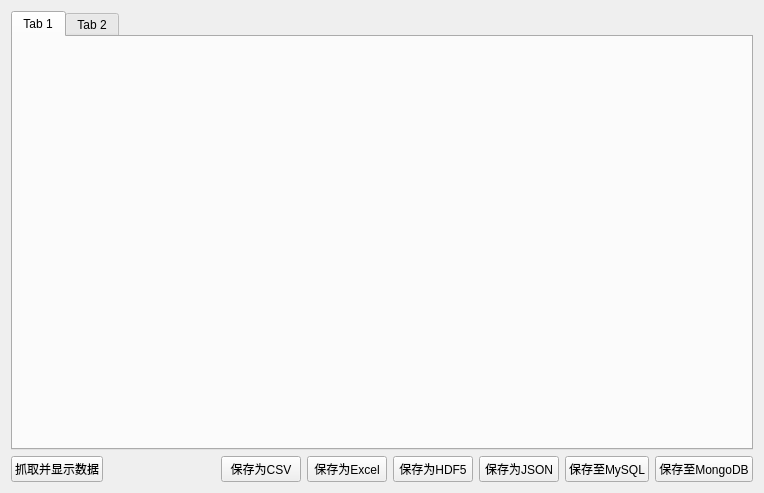
<?xml version="1.0" encoding="UTF-8"?>
<ui version="4.0">
 <class>Form</class>
 <widget class="QWidget" name="Form">
  <property name="geometry">
   <rect>
    <x>0</x>
    <y>0</y>
    <width>764</width>
    <height>493</height>
   </rect>
  </property>
  <property name="windowTitle">
   <string>Form</string>
  </property>
  <layout class="QVBoxLayout" name="verticalLayout">
   <item>
    <widget class="QTabWidget" name="tabWidget">
     <widget class="QWidget" name="tab">
      <attribute name="title">
       <string>Tab 1</string>
      </attribute>
     </widget>
     <widget class="QWidget" name="tab_2">
      <attribute name="title">
       <string>Tab 2</string>
      </attribute>
     </widget>
    </widget>
   </item>
   <item>
    <layout class="QHBoxLayout" name="horizontalLayout">
     <item>
      <widget class="QPushButton" name="btnShowData">
       <property name="text">
        <string>抓取并显示数据</string>
       </property>
      </widget>
     </item>
     <item>
      <spacer name="horizontalSpacer">
       <property name="orientation">
        <enum>Qt::Horizontal</enum>
       </property>
       <property name="sizeHint" stdset="0">
        <size>
         <width>40</width>
         <height>20</height>
        </size>
       </property>
      </spacer>
     </item>
     <item>
      <widget class="QPushButton" name="btnSaveToCSV">
       <property name="text">
        <string>保存为CSV</string>
       </property>
      </widget>
     </item>
     <item>
      <widget class="QPushButton" name="btnSaveToExcel">
       <property name="text">
        <string>保存为Excel</string>
       </property>
      </widget>
     </item>
     <item>
      <widget class="QPushButton" name="btnSaveToHDF5">
       <property name="text">
        <string>保存为HDF5</string>
       </property>
      </widget>
     </item>
     <item>
      <widget class="QPushButton" name="btnSaveToJSON">
       <property name="text">
        <string>保存为JSON</string>
       </property>
      </widget>
     </item>
     <item>
      <widget class="QPushButton" name="btnSaveToMySQL">
       <property name="text">
        <string>保存至MySQL</string>
       </property>
      </widget>
     </item>
     <item>
      <widget class="QPushButton" name="btnSaveToMongoDB">
       <property name="text">
        <string>保存至MongoDB</string>
       </property>
      </widget>
     </item>
    </layout>
   </item>
  </layout>
 </widget>
 <resources/>
 <connections/>
</ui>
